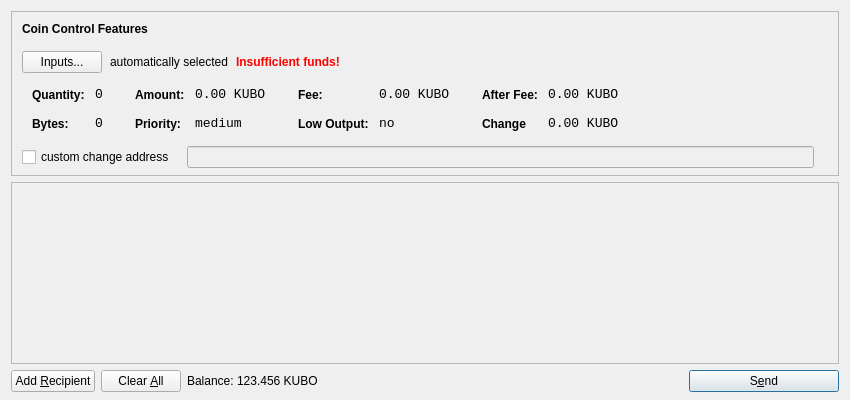
<?xml version="1.0" encoding="UTF-8"?>
<ui version="4.0">
 <class>SendCoinsDialog</class>
 <widget class="QDialog" name="SendCoinsDialog">
  <property name="geometry">
   <rect>
    <x>0</x>
    <y>0</y>
    <width>850</width>
    <height>400</height>
   </rect>
  </property>
  <property name="windowTitle">
   <string>Send Coins</string>
  </property>
  <layout class="QVBoxLayout" name="verticalLayout" stretch="0,1,0">
   <property name="bottomMargin">
    <number>8</number>
   </property>
   <item>
    <widget class="QFrame" name="frameCoinControl">
     <property name="sizePolicy">
      <sizepolicy hsizetype="Expanding" vsizetype="Expanding">
       <horstretch>0</horstretch>
       <verstretch>0</verstretch>
      </sizepolicy>
     </property>
     <property name="maximumSize">
      <size>
       <width>16777215</width>
       <height>16777215</height>
      </size>
     </property>
     <property name="frameShape">
      <enum>QFrame::StyledPanel</enum>
     </property>
     <property name="frameShadow">
      <enum>QFrame::Sunken</enum>
     </property>
     <layout class="QVBoxLayout" name="verticalLayoutCoinControl2">
      <property name="spacing">
       <number>-1</number>
      </property>
      <property name="leftMargin">
       <number>0</number>
      </property>
      <property name="topMargin">
       <number>0</number>
      </property>
      <property name="rightMargin">
       <number>0</number>
      </property>
      <property name="bottomMargin">
       <number>6</number>
      </property>
      <item>
       <layout class="QVBoxLayout" name="verticalLayoutCoinControl" stretch="0,0,0,0,1">
        <property name="spacing">
         <number>0</number>
        </property>
        <property name="leftMargin">
         <number>10</number>
        </property>
        <property name="topMargin">
         <number>10</number>
        </property>
        <item>
         <layout class="QHBoxLayout" name="horizontalLayoutCoinControl1">
          <property name="bottomMargin">
           <number>15</number>
          </property>
          <item>
           <widget class="QLabel" name="labelCoinControlFeatures">
            <property name="sizePolicy">
             <sizepolicy hsizetype="Preferred" vsizetype="Maximum">
              <horstretch>0</horstretch>
              <verstretch>0</verstretch>
             </sizepolicy>
            </property>
            <property name="font">
             <font>
              <weight>75</weight>
              <bold>true</bold>
             </font>
            </property>
            <property name="styleSheet">
             <string notr="true">font-weight:bold;</string>
            </property>
            <property name="text">
             <string>Coin Control Features</string>
            </property>
           </widget>
          </item>
         </layout>
        </item>
        <item>
         <layout class="QHBoxLayout" name="horizontalLayoutCoinControl2" stretch="0,0,0,0">
          <property name="spacing">
           <number>8</number>
          </property>
          <property name="bottomMargin">
           <number>10</number>
          </property>
          <item>
           <widget class="QPushButton" name="pushButtonCoinControl">
            <property name="styleSheet">
             <string notr="true"/>
            </property>
            <property name="text">
             <string>Inputs...</string>
            </property>
           </widget>
          </item>
          <item>
           <widget class="QLabel" name="labelCoinControlAutomaticallySelected">
            <property name="text">
             <string>automatically selected</string>
            </property>
            <property name="margin">
             <number>5</number>
            </property>
           </widget>
          </item>
          <item>
           <widget class="QLabel" name="labelCoinControlInsuffFunds">
            <property name="font">
             <font>
              <weight>75</weight>
              <bold>true</bold>
             </font>
            </property>
            <property name="styleSheet">
             <string notr="true">color:red;font-weight:bold;</string>
            </property>
            <property name="text">
             <string>Insufficient funds!</string>
            </property>
            <property name="margin">
             <number>5</number>
            </property>
           </widget>
          </item>
          <item>
           <spacer name="horizontalSpacerCoinControl">
            <property name="orientation">
             <enum>Qt::Horizontal</enum>
            </property>
            <property name="sizeHint" stdset="0">
             <size>
              <width>40</width>
              <height>1</height>
             </size>
            </property>
           </spacer>
          </item>
         </layout>
        </item>
        <item>
         <widget class="QWidget" name="widgetCoinControl" native="true">
          <property name="sizePolicy">
           <sizepolicy hsizetype="Preferred" vsizetype="Preferred">
            <horstretch>0</horstretch>
            <verstretch>0</verstretch>
           </sizepolicy>
          </property>
          <property name="minimumSize">
           <size>
            <width>0</width>
            <height>0</height>
           </size>
          </property>
          <property name="styleSheet">
           <string notr="true"/>
          </property>
          <layout class="QHBoxLayout" name="horizontalLayoutCoinControl5">
           <property name="margin">
            <number>0</number>
           </property>
           <item>
            <layout class="QHBoxLayout" name="horizontalLayoutCoinControl3" stretch="0,0,0,1">
             <property name="spacing">
              <number>20</number>
             </property>
             <property name="topMargin">
              <number>0</number>
             </property>
             <property name="bottomMargin">
              <number>10</number>
             </property>
             <item>
              <layout class="QFormLayout" name="formLayoutCoinControl1">
               <property name="horizontalSpacing">
                <number>10</number>
               </property>
               <property name="verticalSpacing">
                <number>14</number>
               </property>
               <property name="leftMargin">
                <number>10</number>
               </property>
               <property name="topMargin">
                <number>4</number>
               </property>
               <property name="rightMargin">
                <number>6</number>
               </property>
               <item row="0" column="0">
                <widget class="QLabel" name="labelCoinControlQuantityText">
                 <property name="styleSheet">
                  <string notr="true">font-weight:bold;</string>
                 </property>
                 <property name="text">
                  <string>Quantity:</string>
                 </property>
                 <property name="margin">
                  <number>0</number>
                 </property>
                </widget>
               </item>
               <item row="0" column="1">
                <widget class="QLabel" name="labelCoinControlQuantity">
                 <property name="font">
                  <font>
                   <family>Monospace</family>
                   <pointsize>10</pointsize>
                  </font>
                 </property>
                 <property name="cursor">
                  <cursorShape>IBeamCursor</cursorShape>
                 </property>
                 <property name="contextMenuPolicy">
                  <enum>Qt::ActionsContextMenu</enum>
                 </property>
                 <property name="text">
                  <string>0</string>
                 </property>
                 <property name="margin">
                  <number>0</number>
                 </property>
                 <property name="textInteractionFlags">
                  <set>Qt::LinksAccessibleByMouse|Qt::TextSelectableByKeyboard|Qt::TextSelectableByMouse</set>
                 </property>
                </widget>
               </item>
               <item row="1" column="0">
                <widget class="QLabel" name="labelCoinControlBytesText">
                 <property name="styleSheet">
                  <string notr="true">font-weight:bold;</string>
                 </property>
                 <property name="text">
                  <string>Bytes:</string>
                 </property>
                </widget>
               </item>
               <item row="1" column="1">
                <widget class="QLabel" name="labelCoinControlBytes">
                 <property name="font">
                  <font>
                   <family>Monospace</family>
                   <pointsize>10</pointsize>
                  </font>
                 </property>
                 <property name="cursor">
                  <cursorShape>IBeamCursor</cursorShape>
                 </property>
                 <property name="contextMenuPolicy">
                  <enum>Qt::ActionsContextMenu</enum>
                 </property>
                 <property name="text">
                  <string>0</string>
                 </property>
                 <property name="textInteractionFlags">
                  <set>Qt::LinksAccessibleByMouse|Qt::TextSelectableByKeyboard|Qt::TextSelectableByMouse</set>
                 </property>
                </widget>
               </item>
              </layout>
             </item>
             <item>
              <layout class="QFormLayout" name="formLayoutCoinControl2">
               <property name="horizontalSpacing">
                <number>10</number>
               </property>
               <property name="verticalSpacing">
                <number>14</number>
               </property>
               <property name="leftMargin">
                <number>6</number>
               </property>
               <property name="topMargin">
                <number>4</number>
               </property>
               <property name="rightMargin">
                <number>6</number>
               </property>
               <item row="0" column="0">
                <widget class="QLabel" name="labelCoinControlAmountText">
                 <property name="styleSheet">
                  <string notr="true">font-weight:bold;</string>
                 </property>
                 <property name="text">
                  <string>Amount:</string>
                 </property>
                 <property name="margin">
                  <number>0</number>
                 </property>
                </widget>
               </item>
               <item row="0" column="1">
                <widget class="QLabel" name="labelCoinControlAmount">
                 <property name="font">
                  <font>
                   <family>Monospace</family>
                   <pointsize>10</pointsize>
                  </font>
                 </property>
                 <property name="cursor">
                  <cursorShape>IBeamCursor</cursorShape>
                 </property>
                 <property name="contextMenuPolicy">
                  <enum>Qt::ActionsContextMenu</enum>
                 </property>
                 <property name="text">
                  <string>0.00 KUBO</string>
                 </property>
                 <property name="textInteractionFlags">
                  <set>Qt::LinksAccessibleByMouse|Qt::TextSelectableByKeyboard|Qt::TextSelectableByMouse</set>
                 </property>
                </widget>
               </item>
               <item row="1" column="0">
                <widget class="QLabel" name="labelCoinControlPriorityText">
                 <property name="styleSheet">
                  <string notr="true">font-weight:bold;</string>
                 </property>
                 <property name="text">
                  <string>Priority:</string>
                 </property>
                </widget>
               </item>
               <item row="1" column="1">
                <widget class="QLabel" name="labelCoinControlPriority">
                 <property name="font">
                  <font>
                   <family>Monospace</family>
                   <pointsize>10</pointsize>
                  </font>
                 </property>
                 <property name="cursor">
                  <cursorShape>IBeamCursor</cursorShape>
                 </property>
                 <property name="contextMenuPolicy">
                  <enum>Qt::ActionsContextMenu</enum>
                 </property>
                 <property name="text">
                  <string>medium</string>
                 </property>
                 <property name="textInteractionFlags">
                  <set>Qt::LinksAccessibleByMouse|Qt::TextSelectableByKeyboard|Qt::TextSelectableByMouse</set>
                 </property>
                </widget>
               </item>
              </layout>
             </item>
             <item>
              <layout class="QFormLayout" name="formLayoutCoinControl3">
               <property name="horizontalSpacing">
                <number>10</number>
               </property>
               <property name="verticalSpacing">
                <number>14</number>
               </property>
               <property name="leftMargin">
                <number>6</number>
               </property>
               <property name="topMargin">
                <number>4</number>
               </property>
               <property name="rightMargin">
                <number>6</number>
               </property>
               <item row="0" column="0">
                <widget class="QLabel" name="labelCoinControlFeeText">
                 <property name="styleSheet">
                  <string notr="true">font-weight:bold;</string>
                 </property>
                 <property name="text">
                  <string>Fee:</string>
                 </property>
                 <property name="margin">
                  <number>0</number>
                 </property>
                </widget>
               </item>
               <item row="0" column="1">
                <widget class="QLabel" name="labelCoinControlFee">
                 <property name="font">
                  <font>
                   <family>Monospace</family>
                   <pointsize>10</pointsize>
                  </font>
                 </property>
                 <property name="cursor">
                  <cursorShape>IBeamCursor</cursorShape>
                 </property>
                 <property name="contextMenuPolicy">
                  <enum>Qt::ActionsContextMenu</enum>
                 </property>
                 <property name="text">
                  <string>0.00 KUBO</string>
                 </property>
                 <property name="textInteractionFlags">
                  <set>Qt::LinksAccessibleByMouse|Qt::TextSelectableByKeyboard|Qt::TextSelectableByMouse</set>
                 </property>
                </widget>
               </item>
               <item row="1" column="0">
                <widget class="QLabel" name="labelCoinControlLowOutputText">
                 <property name="styleSheet">
                  <string notr="true">font-weight:bold;</string>
                 </property>
                 <property name="text">
                  <string>Low Output:</string>
                 </property>
                </widget>
               </item>
               <item row="1" column="1">
                <widget class="QLabel" name="labelCoinControlLowOutput">
                 <property name="font">
                  <font>
                   <family>Monospace</family>
                   <pointsize>10</pointsize>
                  </font>
                 </property>
                 <property name="cursor">
                  <cursorShape>IBeamCursor</cursorShape>
                 </property>
                 <property name="contextMenuPolicy">
                  <enum>Qt::ActionsContextMenu</enum>
                 </property>
                 <property name="text">
                  <string>no</string>
                 </property>
                 <property name="textInteractionFlags">
                  <set>Qt::LinksAccessibleByMouse|Qt::TextSelectableByKeyboard|Qt::TextSelectableByMouse</set>
                 </property>
                </widget>
               </item>
              </layout>
             </item>
             <item>
              <layout class="QFormLayout" name="formLayoutCoinControl4">
               <property name="horizontalSpacing">
                <number>10</number>
               </property>
               <property name="verticalSpacing">
                <number>14</number>
               </property>
               <property name="leftMargin">
                <number>6</number>
               </property>
               <property name="topMargin">
                <number>4</number>
               </property>
               <property name="rightMargin">
                <number>6</number>
               </property>
               <item row="0" column="0">
                <widget class="QLabel" name="labelCoinControlAfterFeeText">
                 <property name="styleSheet">
                  <string notr="true">font-weight:bold;</string>
                 </property>
                 <property name="text">
                  <string>After Fee:</string>
                 </property>
                 <property name="margin">
                  <number>0</number>
                 </property>
                </widget>
               </item>
               <item row="0" column="1">
                <widget class="QLabel" name="labelCoinControlAfterFee">
                 <property name="font">
                  <font>
                   <family>Monospace</family>
                   <pointsize>10</pointsize>
                  </font>
                 </property>
                 <property name="cursor">
                  <cursorShape>IBeamCursor</cursorShape>
                 </property>
                 <property name="contextMenuPolicy">
                  <enum>Qt::ActionsContextMenu</enum>
                 </property>
                 <property name="text">
                  <string>0.00 KUBO</string>
                 </property>
                 <property name="textInteractionFlags">
                  <set>Qt::LinksAccessibleByMouse|Qt::TextSelectableByKeyboard|Qt::TextSelectableByMouse</set>
                 </property>
                </widget>
               </item>
               <item row="1" column="0">
                <widget class="QLabel" name="labelCoinControlChangeText">
                 <property name="styleSheet">
                  <string notr="true">font-weight:bold;</string>
                 </property>
                 <property name="text">
                  <string>Change</string>
                 </property>
                </widget>
               </item>
               <item row="1" column="1">
                <widget class="QLabel" name="labelCoinControlChange">
                 <property name="font">
                  <font>
                   <family>Monospace</family>
                   <pointsize>10</pointsize>
                  </font>
                 </property>
                 <property name="cursor">
                  <cursorShape>IBeamCursor</cursorShape>
                 </property>
                 <property name="contextMenuPolicy">
                  <enum>Qt::ActionsContextMenu</enum>
                 </property>
                 <property name="text">
                  <string>0.00 KUBO</string>
                 </property>
                 <property name="textInteractionFlags">
                  <set>Qt::LinksAccessibleByMouse|Qt::TextSelectableByKeyboard|Qt::TextSelectableByMouse</set>
                 </property>
                </widget>
               </item>
              </layout>
             </item>
            </layout>
           </item>
          </layout>
         </widget>
        </item>
        <item>
         <layout class="QHBoxLayout" name="horizontalLayoutCoinControl4" stretch="0,0,0">
          <property name="spacing">
           <number>12</number>
          </property>
          <property name="sizeConstraint">
           <enum>QLayout::SetDefaultConstraint</enum>
          </property>
          <property name="topMargin">
           <number>5</number>
          </property>
          <property name="rightMargin">
           <number>5</number>
          </property>
          <item>
           <widget class="QCheckBox" name="checkBoxCoinControlChange">
            <property name="text">
             <string>custom change address</string>
            </property>
           </widget>
          </item>
          <item>
           <widget class="QLineEdit" name="lineEditCoinControlChange">
            <property name="enabled">
             <bool>false</bool>
            </property>
            <property name="sizePolicy">
             <sizepolicy hsizetype="Expanding" vsizetype="Fixed">
              <horstretch>0</horstretch>
              <verstretch>0</verstretch>
             </sizepolicy>
            </property>
           </widget>
          </item>
          <item>
           <widget class="QLabel" name="labelCoinControlChangeLabel">
            <property name="sizePolicy">
             <sizepolicy hsizetype="Preferred" vsizetype="Expanding">
              <horstretch>0</horstretch>
              <verstretch>0</verstretch>
             </sizepolicy>
            </property>
            <property name="minimumSize">
             <size>
              <width>0</width>
              <height>0</height>
             </size>
            </property>
            <property name="text">
             <string/>
            </property>
            <property name="margin">
             <number>3</number>
            </property>
           </widget>
          </item>
         </layout>
        </item>
        <item>
         <spacer name="verticalSpacerCoinControl">
          <property name="orientation">
           <enum>Qt::Vertical</enum>
          </property>
          <property name="sizeHint" stdset="0">
           <size>
            <width>800</width>
            <height>1</height>
           </size>
          </property>
         </spacer>
        </item>
       </layout>
      </item>
     </layout>
    </widget>
   </item>
   <item>
    <widget class="QScrollArea" name="scrollArea">
     <property name="widgetResizable">
      <bool>true</bool>
     </property>
     <widget class="QWidget" name="scrollAreaWidgetContents">
      <property name="geometry">
       <rect>
        <x>0</x>
        <y>0</y>
        <width>830</width>
        <height>165</height>
       </rect>
      </property>
      <layout class="QVBoxLayout" name="verticalLayout_2">
       <property name="margin">
        <number>0</number>
       </property>
       <item>
        <layout class="QVBoxLayout" name="entries">
         <property name="spacing">
          <number>6</number>
         </property>
        </layout>
       </item>
       <item>
        <spacer name="verticalSpacer">
         <property name="orientation">
          <enum>Qt::Vertical</enum>
         </property>
         <property name="sizeHint" stdset="0">
          <size>
           <width>20</width>
           <height>40</height>
          </size>
         </property>
        </spacer>
       </item>
      </layout>
     </widget>
    </widget>
   </item>
   <item>
    <layout class="QHBoxLayout" name="horizontalLayout">
     <item>
      <widget class="QPushButton" name="addButton">
       <property name="toolTip">
        <string>Send to multiple recipients at once</string>
       </property>
       <property name="text">
        <string>Add &amp;Recipient</string>
       </property>
       <property name="icon">
        <iconset resource="../bitcoin.qrc">
         <normaloff>:/icons/add</normaloff>:/icons/add</iconset>
       </property>
       <property name="autoDefault">
        <bool>false</bool>
       </property>
      </widget>
     </item>
     <item>
      <widget class="QPushButton" name="clearButton">
       <property name="sizePolicy">
        <sizepolicy hsizetype="Minimum" vsizetype="Fixed">
         <horstretch>0</horstretch>
         <verstretch>0</verstretch>
        </sizepolicy>
       </property>
       <property name="toolTip">
        <string>Remove all transaction fields</string>
       </property>
       <property name="text">
        <string>Clear &amp;All</string>
       </property>
       <property name="icon">
        <iconset resource="../bitcoin.qrc">
         <normaloff>:/icons/remove</normaloff>:/icons/remove</iconset>
       </property>
       <property name="autoRepeatDelay">
        <number>300</number>
       </property>
       <property name="autoDefault">
        <bool>false</bool>
       </property>
      </widget>
     </item>
     <item>
      <layout class="QHBoxLayout" name="horizontalLayout_2">
       <property name="spacing">
        <number>3</number>
       </property>
       <item>
        <widget class="QLabel" name="label">
         <property name="sizePolicy">
          <sizepolicy hsizetype="Preferred" vsizetype="Fixed">
           <horstretch>0</horstretch>
           <verstretch>0</verstretch>
          </sizepolicy>
         </property>
         <property name="text">
          <string>Balance:</string>
         </property>
        </widget>
       </item>
       <item>
        <widget class="QLabel" name="labelBalance">
         <property name="sizePolicy">
          <sizepolicy hsizetype="Preferred" vsizetype="Fixed">
           <horstretch>0</horstretch>
           <verstretch>0</verstretch>
          </sizepolicy>
         </property>
         <property name="cursor">
          <cursorShape>IBeamCursor</cursorShape>
         </property>
         <property name="text">
          <string>123.456 KUBO</string>
         </property>
         <property name="textInteractionFlags">
          <set>Qt::LinksAccessibleByMouse|Qt::TextSelectableByKeyboard|Qt::TextSelectableByMouse</set>
         </property>
        </widget>
       </item>
      </layout>
     </item>
     <item>
      <spacer name="horizontalSpacer">
       <property name="orientation">
        <enum>Qt::Horizontal</enum>
       </property>
       <property name="sizeHint" stdset="0">
        <size>
         <width>40</width>
         <height>20</height>
        </size>
       </property>
      </spacer>
     </item>
     <item>
      <widget class="QPushButton" name="sendButton">
       <property name="minimumSize">
        <size>
         <width>150</width>
         <height>0</height>
        </size>
       </property>
       <property name="toolTip">
        <string>Confirm the send action</string>
       </property>
       <property name="text">
        <string>S&amp;end</string>
       </property>
       <property name="icon">
        <iconset resource="../bitcoin.qrc">
         <normaloff>:/icons/send</normaloff>:/icons/send</iconset>
       </property>
       <property name="default">
        <bool>true</bool>
       </property>
      </widget>
     </item>
    </layout>
   </item>
  </layout>
 </widget>
 <resources>
  <include location="../bitcoin.qrc"/>
 </resources>
 <connections/>
</ui>
